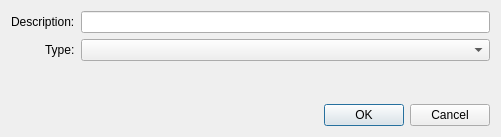
<?xml version="1.0" encoding="UTF-8"?>
<ui version="4.0">
 <class>AddTaskDialog</class>
 <widget class="QDialog" name="AddTaskDialog">
  <property name="geometry">
   <rect>
    <x>0</x>
    <y>0</y>
    <width>501</width>
    <height>137</height>
   </rect>
  </property>
  <property name="sizePolicy">
   <sizepolicy hsizetype="Preferred" vsizetype="Preferred">
    <horstretch>0</horstretch>
    <verstretch>0</verstretch>
   </sizepolicy>
  </property>
  <property name="windowTitle">
   <string>Add Task</string>
  </property>
  <property name="modal">
   <bool>true</bool>
  </property>
  <layout class="QVBoxLayout" name="verticalLayout">
   <item>
    <widget class="QWidget" name="addTaskForm" native="true">
     <layout class="QFormLayout" name="formLayout">
      <property name="labelAlignment">
       <set>Qt::AlignRight|Qt::AlignTrailing|Qt::AlignVCenter</set>
      </property>
      <property name="leftMargin">
       <number>0</number>
      </property>
      <property name="topMargin">
       <number>0</number>
      </property>
      <property name="rightMargin">
       <number>0</number>
      </property>
      <property name="bottomMargin">
       <number>0</number>
      </property>
      <item row="0" column="0">
       <widget class="QLabel" name="labelDescription">
        <property name="text">
         <string>Description:</string>
        </property>
       </widget>
      </item>
      <item row="0" column="1">
       <widget class="QLineEdit" name="taskDescription"/>
      </item>
      <item row="1" column="0">
       <widget class="QLabel" name="labelType">
        <property name="text">
         <string>Type:</string>
        </property>
       </widget>
      </item>
      <item row="1" column="1">
       <widget class="QComboBox" name="taskType"/>
      </item>
     </layout>
    </widget>
   </item>
   <item>
    <widget class="QDialogButtonBox" name="buttonBox">
     <property name="orientation">
      <enum>Qt::Horizontal</enum>
     </property>
     <property name="standardButtons">
      <set>QDialogButtonBox::Cancel|QDialogButtonBox::Ok</set>
     </property>
    </widget>
   </item>
  </layout>
 </widget>
 <resources/>
 <connections>
  <connection>
   <sender>buttonBox</sender>
   <signal>accepted()</signal>
   <receiver>AddTaskDialog</receiver>
   <slot>accept()</slot>
   <hints>
    <hint type="sourcelabel">
     <x>248</x>
     <y>254</y>
    </hint>
    <hint type="destinationlabel">
     <x>157</x>
     <y>274</y>
    </hint>
   </hints>
  </connection>
  <connection>
   <sender>buttonBox</sender>
   <signal>rejected()</signal>
   <receiver>AddTaskDialog</receiver>
   <slot>reject()</slot>
   <hints>
    <hint type="sourcelabel">
     <x>316</x>
     <y>260</y>
    </hint>
    <hint type="destinationlabel">
     <x>286</x>
     <y>274</y>
    </hint>
   </hints>
  </connection>
 </connections>
</ui>
